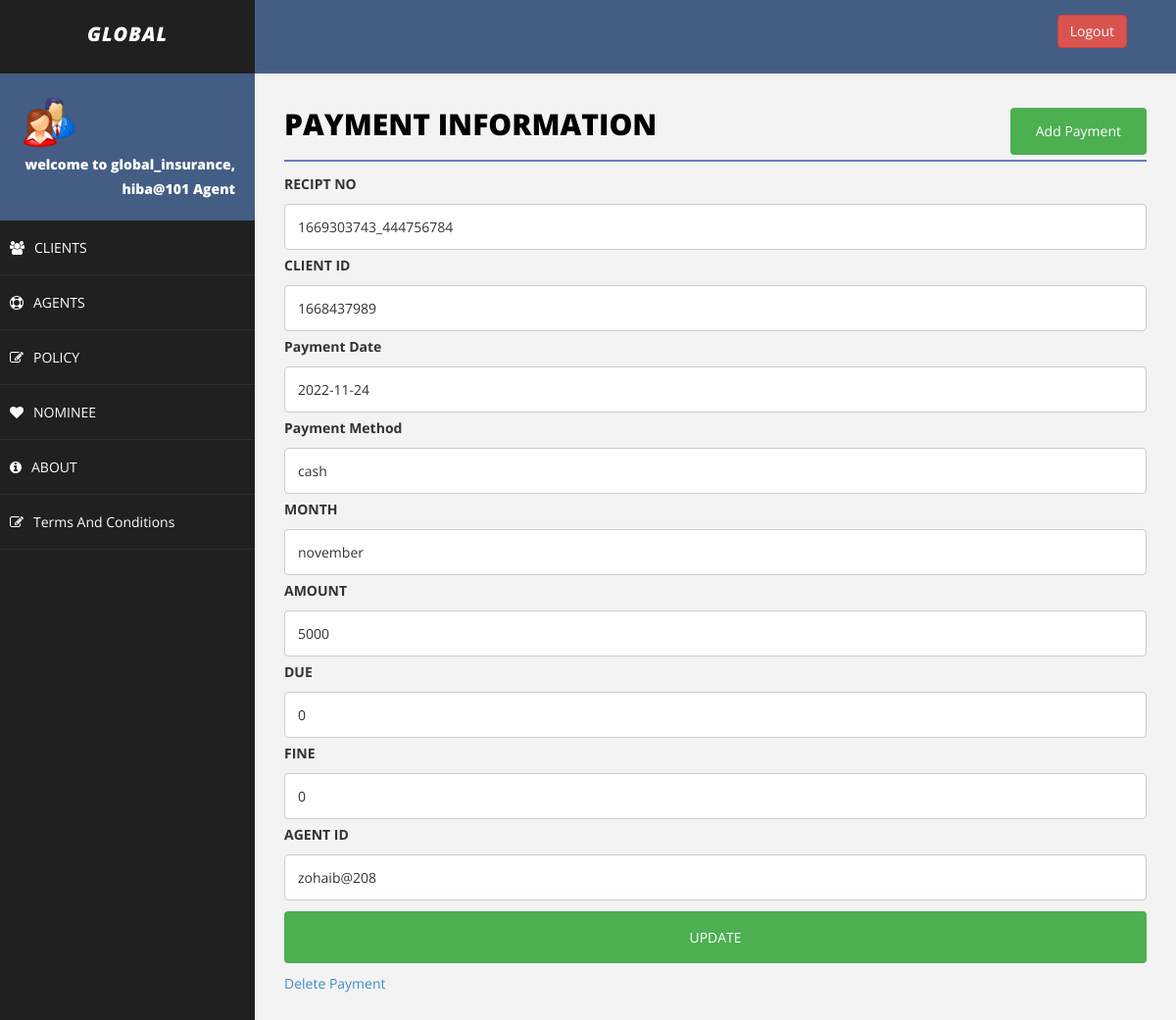
/editPayment.php?recipt_no=1669303743_444756784 (signed in), run on the app's committed database.
### tables this page shows
CREATE TABLE `payment` (
  `recipt_no` varchar(20) NOT NULL,
  `client_id` varchar(50) NOT NULL,
  `payment_date` date NOT NULL,
  `payment_method` varchar(50) NOT NULL,
  `month` varchar(50) NOT NULL,
  `amount` varchar(50) NOT NULL,
  `due` varchar(50) NOT NULL,
  `fine` varchar(50) NOT NULL,
  `agent_id` varchar(30) NOT NULL
);

### editPayment.php (the view, shortened to what this page needs)
<!DOCTYPE html>
<html>
<head>
    <link href="assets/css/bootstrap.css" rel="stylesheet" />
    <link href="assets/css/font-awesome.css" rel="stylesheet" />
    <link href="assets/css/basic.css" rel="stylesheet" />
    <link href="assets/css/custom.css" rel="stylesheet" />
</head>
<body>
<?php include 'header.php';
?>
        <div id="page-wrapper">
                <div class="row">
                    <div class="col-md-12">
                        <h1 class="page-head-line">Payment Information
						<button class="btn" align="center">
						<a href="addPayment.php" class="btn">Add Payment</a>
						</button>
						</h1>
                    </div>
                </div>
<?php
include'connection.php';
	if($_SERVER["REQUEST_METHOD"] == "GET"){
		$recipt_no = $_GET["recipt_no"];
	}
	$sql = "SELECT recipt_no, client_id,payment_date,payment_method, month, amount, due, fine, agent_id from payment where recipt_no='$recipt_no'";
	$result = $conn->query($sql);
	echo "<div>\n";
	  echo '<form action="updatePayment.php" method="post">';
	while($row = $result->fetch_assoc()) {
		echo "<label for=\"fname\">RECIPT NO</label>";
	    echo "<input type=\"text\" recipt_no=\"fname\" name=\"recipt_no\" placeholder=\"Your recpit no..\" value=\"$row[recipt_no]\">";
		echo "<label for=\"fname\">CLIENT ID</label>";
	    echo "<input type=\"text\" recipt_no=\"fname\" name=\"client_id\" placeholder=\"Client Id..\" value=\"$row[client_id]\">";
        echo "<label for=\"fname\">Payment Date</label>";
	    echo "<input type=\"text\" recipt_no=\"fname\" name=\"payment_date\" placeholder=\"payment_date..\" value=\"$row[payment_date]\">";
        echo "<label for=\"fname\">Payment Method</label>";
	    echo "<input type=\"text\" recipt_no=\"fname\" name=\"payment_method\" placeholder=\"payment_method..\" value=\"$row[payment_method]\">";
		echo "<label for=\"fname\">MONTH</label>";
		echo "<input type=\"text\" recipt_no=\"fname\" name=\"month\" placeholder=\"Month..\" value=\"$row[month]\">";
		echo "<label for=\"fname\">AMOUNT</label>";
		echo "<input type=\"text\" recipt_no=\"fname\" name=\"amount\" placeholder=\"Amount..\" value=\"$row[amount]\">";
		echo "<label for=\"fname\">DUE</label>";
		echo "<input type=\"text\" recipt_no=\"fname\" name=\"due\" placeholder=\"Your Due..\" value=\"$row[due]\">";
		echo "<label for=\"fname\">FINE</label>";
		echo "<input type=\"text\" recipt_no=\"fname\" name=\"fine\" placeholder=\"Fine..\" value=\"$row[fine]\">";
		echo "<label for=\"fname\">AGENT ID</label>";
		echo "<input type=\"text\" recipt_no=\"fname\" name=\"agent_id\" placeholder=\"Agent Id..\" value=\"$row[agent_id]\">";
    }
	echo "<input type=\"submit\" value=\"UPDATE\">";
	echo "</form>\n";
	echo "<a href='deletePayment.php?recipt_no=".$recipt_no."'>Delete Payment</a>";
echo "</div>\n";
?>
        </div>
    </div>
</body>
</html>

### assets/css/basic.css (style rules this page uses)
body { font-family: 'Open Sans', sans-serif; line-height:25px; }
#page-wrapper { padding: 15px 15px; min-height: 600px; background: #F3F3F3; }
.page-head-line { font-size: 30px; text-transform: uppercase; color: #000; font-weight: 800; padding-bottom: 20px; border-bottom: 2px solid #6a7bc0; margin-bottom: 10px; }
@media (min-width:768px) { #page-wrapper { margin: 0 0 0 260px; padding: 15px 30px; min-height: 1200px; } }

### editPayment.php (style rules this page uses)
input[type=text], select { width: 100%; padding: 10px 13px; margin: 3px 0; display: inline-block; border: 1px solid #ccc; border-radius: 4px; box-sizing: border-box; }
input[type=submit] { width: 100%; background-color: #4CAF50; color: white; padding: 14px 20px; margin: 8px 0; border: none; border-radius: 4px; cursor: pointer; }
.btn { background-color: #4CAF50; float: right; color:white; text-decoration:none; }

### data on the page
payment: recipt_no "1669303743_444756784", client_id "1668437989", payment_date "2022-11-24", payment_method "cash", month "november", amount "5000", due "0", fine "0", agent_id "zohaib@208"

### other printed values
$_SESSION["username"] "hiba@101"
